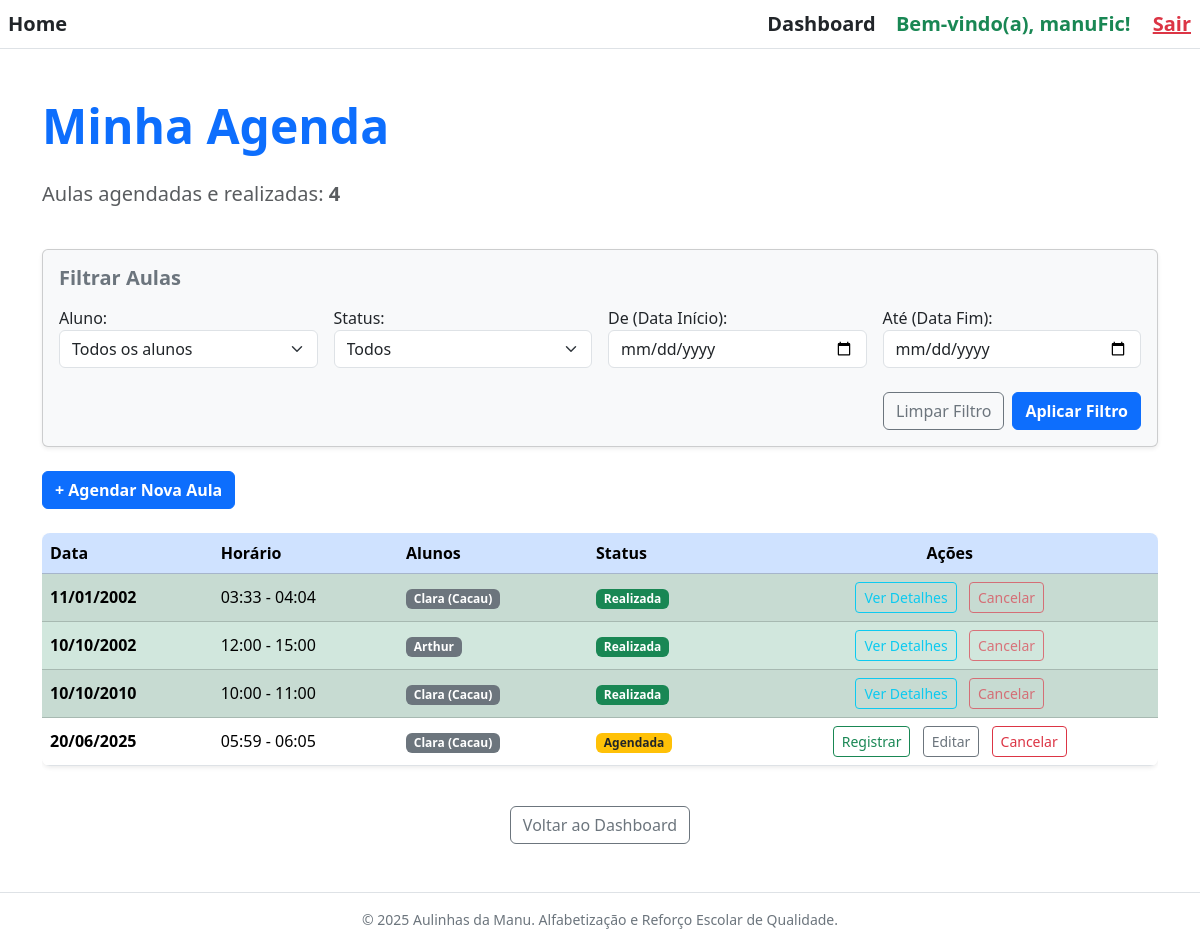
/aulas/ (signed in), run on the app's committed database.
### aulas/models.py (models this page shows, shortened)
class Aula(models.Model):
    ID_Aula = models.AutoField(primary_key=True)
    Data = models.DateField()
    HoraInicio = models.TimeField()
    HoraFim = models.TimeField()
    Conteudo = models.TextField(blank=True)
    STATUS_CHOICES = [
        ('AGENDADA', 'Agendada'),
        ('REALIZADA', 'Realizada'),
        ('CANCELADA', 'Cancelada'),
    ]
    Status = models.CharField(
        max_length=10,
        choices=STATUS_CHOICES,
        default='AGENDADA',
    )
    alunos_participantes = models.ManyToManyField(
        Aluno,
        related_name='aulas_participadas'
    )
    materiais_usados = models.ManyToManyField(
        Material,
        related_name='aulas_que_usam',
        blank=True
    )

### alunos/models.py (models this page shows)
class Aluno(models.Model):
    ID_Aluno = models.AutoField(primary_key=True)
    professor = models.ForeignKey(User, on_delete=models.CASCADE, related_name='alunos', null=True)
    Nome = models.CharField(max_length=100)
    DataNascimento = models.DateField()
    NivelEscolar = models.CharField(
        max_length=50,
        choices=NIVEL_ESCOLAR_CHOICES,
        default='OUTRO',
        blank=False,
        null=False,
        db_index=True)
    ObservacoesProgresso = models.TextField(blank=True)
    ativo = models.BooleanField(default=True)
    responsavel = models.ForeignKey(
        Responsavel,
        on_delete=models.SET_NULL,
        null=True,
        blank=True,
        related_name='alunos_associados'
    )
    def __str__(self):
        return self.Nome

### aulas/views.py (the view)
# urls.py: path('', AulaListView.as_view(), name='lista_aulas'),
class AulaListView(LoginRequiredMixin, ListView):
    model = Aula
    context_object_name = 'aulas'
    template_name = 'aulas/aula_lista.html'
    def get_queryset(self):
        meus_alunos = self.request.user.alunos.all()
        queryset = Aula.objects.filter(alunos_participantes__in=meus_alunos).distinct().order_by('Data', 'HoraInicio')
        form = AulaFilterForm(self.request.GET, professor=self.request.user)
        if form.is_valid():
            aluno = form.cleaned_data.get('aluno')
            status = form.cleaned_data.get('status')
            data_inicio = form.cleaned_data.get('data_inicio')
            data_fim = form.cleaned_data.get('data_fim')
            if aluno:
                queryset = queryset.filter(alunos_participantes=aluno)
            if status:
                queryset = queryset.filter(Status=status)
            if data_inicio:
                queryset = queryset.filter(Data__gte=data_inicio) # Data maior ou igual
            if data_fim:
                queryset = queryset.filter(Data__lte=data_fim) # Data menor ou igual
        return queryset
    def get_context_data(self, **kwargs):
        context = super().get_context_data(**kwargs)
        context['form_filtro'] = AulaFilterForm(self.request.GET, professor=self.request.user)
        return context

### aulas/forms.py
class AulaFilterForm(forms.Form):
    aluno = forms.ModelChoiceField(
        queryset=Aluno.objects.none(),
        required=False,
        label='Aluno',
        widget=forms.Select(attrs={'class': 'form-select'})
    )
    status = forms.ChoiceField(
        choices=[('', 'Todos')] + list(Aula.STATUS_CHOICES),
        required=False,
        label='Status',
        widget=forms.Select(attrs={'class': 'form-select'})
    )
    data_inicio = forms.DateField(
        required=False,
        label='De (Data Início)',
        widget=forms.DateInput(attrs={'class': 'form-control', 'type': 'date'})
    )
    data_fim = forms.DateField(
        required=False,
        label='Até (Data Fim)',
        widget=forms.DateInput(attrs={'class': 'form-control', 'type': 'date'})
    )
    def __init__(self, *args, **kwargs):
        professor = kwargs.pop('professor', None)
        super().__init__(*args, **kwargs)
        if professor:
            self.fields['aluno'].queryset = Aluno.objects.filter(professor=professor, ativo=True)
            self.fields['aluno'].empty_label = "Todos os alunos"

### aulas/templates/aulas/aula_lista.html (shortened to what this page needs)
{% extends 'base.html' %}
{% load static %}
{% block content %}
<div class="container my-5">
    <h1 class="display-5 fw-bold text-primary mb-4">
        Minha Agenda
    </h1>
    <div class="d-flex justify-content-between mb-4">
        <p class="lead text-muted">Aulas agendadas e realizadas: <span class="fw-bold">{{ aulas.count }}</span></p>
    </div>
    <div class="card p-3 mb-4 shadow-sm bg-light">
        <h5 class="card-title fw-bold mb-3 text-secondary">Filtrar Aulas</h5>
        <form method="GET" action="{% url 'aulas:lista_aulas' %}">
            <div class="row g-3 align-items-end">
                <div class="col-md-3">
                    {{ form_filtro.aluno.label_tag }}
                    {{ form_filtro.aluno }}
                </div>
                <div class="col-md-3">
                    {{ form_filtro.status.label_tag }}
                    {{ form_filtro.status }}
                </div>
                <div class="col-md-3">
                    {{ form_filtro.data_inicio.label_tag }}
                    {{ form_filtro.data_inicio }}
                </div>
                <div class="col-md-3">
                    {{ form_filtro.data_fim.label_tag }}
                    {{ form_filtro.data_fim }}
                </div>
            </div>
            <div class="d-flex justify-content-end mt-4">
                <a href="{% url 'aulas:lista_aulas' %}" class="btn btn-outline-secondary me-2">
                    Limpar Filtro
                </a>
                <button type="submit" class="btn btn-primary fw-bold">
                    Aplicar Filtro
                </button>
            </div>
        </form>
    </div>
    <div class="mb-4">
        <a href="{% url 'aulas:agendar_aula' %}" class="btn btn-primary fw-bold">
            + Agendar Nova Aula
        </a>
    </div>
    {% if aulas %}
        <div class="table-responsive">
            <table class="table table-striped table-hover align-middle shadow-sm rounded-3 overflow-hidden">
                <thead class="table-primary">
                    <tr>
                        <th scope="col">Data</th>
                        <th scope="col">Horário</th>
                        <th scope="col">Alunos</th>
                        <th scope="col">Status</th>
                        <th scope="col" class="text-center">Ações</th>
                    </tr>
                </thead>
                <tbody>
                    {% for aula in aulas %}
                    <tr class="
                        {% if aula.Status == 'REALIZADA' %}table-success{% endif %}
                    ">
                        <td class="fw-bold">{{ aula.Data|date:"d/m/Y" }}</td>
                        <td>{{ aula.HoraInicio|time:"H:i" }} - {{ aula.HoraFim|time:"H:i" }}</td>
                        <td>
                            {% for aluno in aula.alunos_participantes.all %}
                                <span class="badge bg-secondary me-1">{{ aluno.Nome }}</span>
                            {% empty %}
                                <span class="text-muted fst-italic">Nenhum aluno associado</span>
                            {% endfor %}
                        </td>
                        <td>
                            {% if aula.Status == 'AGENDADA' %}
                                <span class="badge bg-warning text-dark">{{ aula.get_Status_display }}</span>
                            {% elif aula.Status == 'REALIZADA' %}
                                <span class="badge bg-success">{{ aula.get_Status_display }}</span>
                            {% else %}
                                <span class="badge bg-danger">{{ aula.get_Status_display }}</span>
                            {% endif %}
                        </td>
                        <td class="text-center">
                            {% if aula.Status == 'AGENDADA' %}
                                <a href="{% url 'aulas:registrar_aula' pk=aula.pk %}"
                                class="btn btn-sm btn-outline-success me-2"
                                title="Registrar Conteúdo e Marcar como Realizada">
                                    Registrar
                                </a>
                                <a href="{% url 'aulas:registrar_aula' pk=aula.pk %}" class="btn btn-sm btn-outline-secondary me-2">Editar</a>
                                <a href="{% url 'aulas:cancelar_aula' pk=aula.pk %}"
                                class="btn btn-sm btn-outline-danger"
                                title="Cancelar Aula"
                                onclick="return confirm('Tem certeza que deseja cancelar esta aula? Esta ação não pode ser desfeita.');">
                                    Cancelar
                                </a>
                            {% else %}
                                <a href="{% url 'aulas:registrar_aula' pk=aula.pk %}" class="btn btn-sm btn-outline-info me-2">Ver Detalhes</a>
                                <a href="#" class="btn btn-sm btn-outline-danger disabled" title="Apenas aulas agendadas podem ser canceladas">Cancelar</a>
                            {% endif %}
                        </td>
                    </tr>
                    {% endfor %}
                </tbody>
            </table>
        </div>
    {% else %}
        <div class="alert alert-info text-center mt-5" role="alert">
            Você ainda não tem aulas agendadas. <a href="{% url 'aulas:agendar_aula' %}" class="alert-link fw-bold">Clique aqui para agendar sua primeira aula!</a>
        </div>
    {% endif %}
    <div class="mt-4 text-center">
        <a href="{% url 'principal:dashboard' %}" class="btn btn-outline-secondary">Voltar ao Dashboard</a>
    </div>
</div>
{% endblock %}

### templates/base.html (shortened to what this page needs)
<!DOCTYPE html>
<html lang="pt-br">
<head>
    <link href="https://cdn.jsdelivr.net/npm/bootstrap@5.3.3/dist/css/bootstrap.min.css" rel="stylesheet">
    <link rel="stylesheet" href="https://cdnjs.cloudflare.com/ajax/libs/font-awesome/6.5.2/css/all.min.css">
</head>
<body>
    <header>
        <nav class="p-2 border-bottom d-flex justify-content-between align-items-center">
            <div>
                <a href="{% url 'principal:home' %}" class="text-decoration-none fw-bold fs-5 me-3 text-dark">Home</a>
            </div>
            <div>
                {% if user.is_authenticated %}
                    <a href="{% url 'principal:dashboard' %}" class="text-decoration-none fw-bold fs-5 me-3 text-dark">Dashboard</a>
                    <span class="fw-bold fs-5 me-3 text-success">
                        Bem-vindo(a), {{ user.username }}!
                    </span>
                    <form action="{% url 'logout' %}" method="post" style="display: inline;">
                        <button type="submit" class="btn btn-link text-danger small p-0 align-baseline fw-bold fs-5 d-inline-block">
                            Sair
                        </button>
                    </form>
                    {% endif %}
            </div>
        </nav>
    </header>
    <main>
        {% block content %}
        {% endblock %}
    </main>
    <footer class="mt-5 pt-3 text-center text-secondary small border-top">
        © 2025 Aulinhas da Manu. Alfabetização e Reforço Escolar de Qualidade.
    </footer>
</body>
</html>

### data on the page
Aula: Data "11/01/2002", HoraInicio "03:33", HoraFim "04:04", Status "Realizada", shows "Ver Detalhes"
Aluno: Nome "Clara (Cacau)"
Aula: Data "10/10/2002", HoraInicio "12:00", HoraFim "15:00", Status "Realizada", shows "Ver Detalhes"
Aluno: Nome "Arthur"
Aula: Data "10/10/2010", HoraInicio "10:00", HoraFim "11:00", Status "Realizada", shows "Ver Detalhes"
Aula: Data "20/06/2025", HoraInicio "05:59", HoraFim "06:05", Status "Agendada", shows "Registrar"

### other printed values
{{ user.username }} "manuFic"
{{ aulas.count }} "4"
